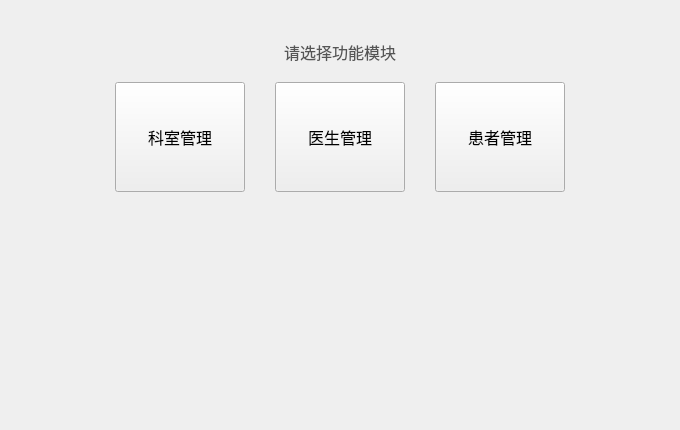
<?xml version="1.0" encoding="UTF-8"?>
<ui version="4.0">
 <class>WelcomeWidget</class>
 <widget class="QWidget" name="WelcomeWidget">
  <property name="geometry">
   <rect>
    <x>0</x>
    <y>0</y>
    <width>680</width>
    <height>430</height>
   </rect>
  </property>
  <layout class="QVBoxLayout" name="mainLayout">
   <property name="spacing">
    <number>18</number>
   </property>
   <property name="leftMargin">
    <number>40</number>
   </property>
   <property name="topMargin">
    <number>40</number>
   </property>
   <property name="rightMargin">
    <number>40</number>
   </property>
   <property name="bottomMargin">
    <number>40</number>
   </property>
   <item>
    <widget class="QLabel" name="lblHint">
     <property name="text">
      <string>请选择功能模块</string>
     </property>
     <property name="alignment">
      <set>Qt::AlignCenter</set>
     </property>
     <property name="styleSheet">
      <string notr="true">font-size:16px; color:#555;</string>
     </property>
    </widget>
   </item>
   <item>
    <layout class="QHBoxLayout" name="buttonLayout">
     <property name="spacing">
      <number>30</number>
     </property>
     <item>
      <spacer name="hSpacerLeft">
       <property name="orientation">
        <enum>Qt::Horizontal</enum>
       </property>
       <property name="sizeHint" stdset="0">
        <size>
         <width>40</width>
         <height>20</height>
        </size>
       </property>
      </spacer>
     </item>
     <item>
      <widget class="QPushButton" name="btnDept">
       <property name="minimumSize">
        <size>
         <width>130</width>
         <height>110</height>
        </size>
       </property>
       <property name="styleSheet">
        <string notr="true">font-size:16px;</string>
       </property>
       <property name="text">
        <string>科室管理</string>
       </property>
      </widget>
     </item>
     <item>
      <widget class="QPushButton" name="btnDoctor">
       <property name="minimumSize">
        <size>
         <width>130</width>
         <height>110</height>
        </size>
       </property>
       <property name="styleSheet">
        <string notr="true">font-size:16px;</string>
       </property>
       <property name="text">
        <string>医生管理</string>
       </property>
      </widget>
     </item>
     <item>
      <widget class="QPushButton" name="btnPatient">
       <property name="minimumSize">
        <size>
         <width>130</width>
         <height>110</height>
        </size>
       </property>
       <property name="styleSheet">
        <string notr="true">font-size:16px;</string>
       </property>
       <property name="text">
        <string>患者管理</string>
       </property>
      </widget>
     </item>
     <item>
      <spacer name="hSpacerRight">
       <property name="orientation">
        <enum>Qt::Horizontal</enum>
       </property>
       <property name="sizeHint" stdset="0">
        <size>
         <width>40</width>
         <height>20</height>
        </size>
       </property>
      </spacer>
     </item>
    </layout>
   </item>
   <item>
    <spacer name="bottomSpacer">
     <property name="orientation">
      <enum>Qt::Vertical</enum>
     </property>
     <property name="sizeHint" stdset="0">
      <size>
       <width>20</width>
       <height>40</height>
      </size>
     </property>
    </spacer>
   </item>
  </layout>
 </widget>
 <resources/>
 <connections/>
</ui>
